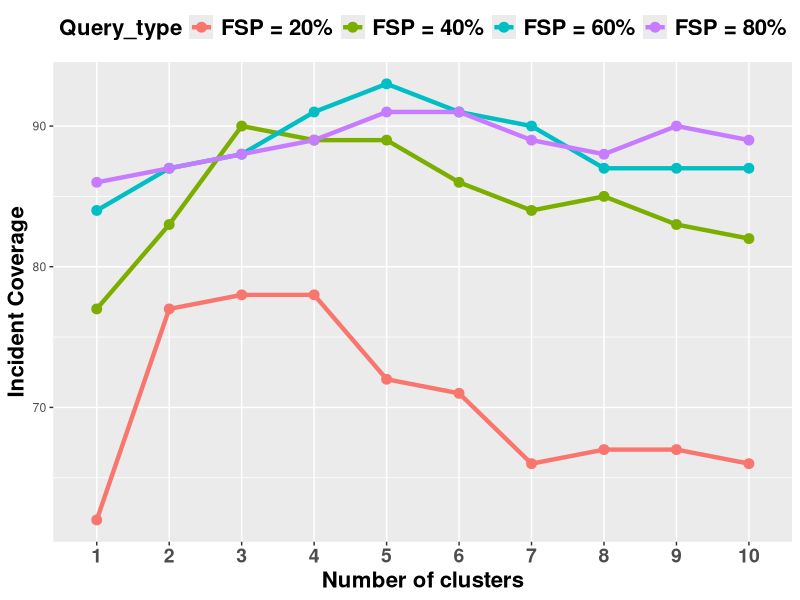

Generate this figure with R:
library(ggplot2)

clust_cnt = c(1, 2, 3, 4, 5, 6, 7, 8, 9, 10)


firstStage_0.2 = c(61.84, 77.05, 78.21, 77.65, 72.16, 70.9, 65.78, 67, 66.94, 65.98)
firstStage_0.2_rounded = c(62, 77, 78, 78, 72, 71, 66, 67, 67, 66)

firstStage_0.4 = c(77.27, 82.53, 89.98, 89.15, 88.97, 85.54, 84.41, 84.58, 82.55, 82.17)
firstStage_0.4_rounded = c(77, 83, 90, 89, 89, 86, 84, 85, 83, 82)

firstStage_0.6 = c(83.55, 87.26, 88.37, 90.94, 92.6, 90.73, 89.56, 86.78, 87.18, 86.85)
firstStage_0.6_rounded = c(84, 87, 88, 91, 93, 91, 90, 87, 87, 87)

firstStage_0.8 = c(86.29, 86.95, 88.37, 89.42, 91.37, 91.15, 89.21, 88.35, 89.75, 89.29)
firstStage_0.8_rounded = c(86, 87, 88, 89, 91, 91, 89, 88, 90, 89)


df1 <- data.frame(Clust_Cnt = factor(c(rep(clust_cnt, 4))),
                  Incident_Coverage = c(firstStage_0.2_rounded, firstStage_0.4_rounded, firstStage_0.6_rounded, firstStage_0.8_rounded), 
                  Query_type = factor(rep(c("FSP = 20%","FSP = 40%","FSP = 60%","FSP = 80%"), each=10)))
df1


# Map sex to color
ggplot(data=df1, aes(x=Clust_Cnt, y=Incident_Coverage, group=Query_type, colour=Query_type)) +
  geom_line(size=1.5) +
  geom_point(size=3)+
  labs(x = "Number of clusters", y = "Incident Coverage", linetype='Query Type:')+
  theme(axis.title.y = element_text(size = 16, face = 'bold'), axis.title.x = element_text(size = 16, face = 'bold'), axis.text.x = element_text(size = 14, face = 'bold'))+
  scale_fill_discrete(name = "Query Type:") + theme(legend.text=element_text(size=16, face = 'bold'), legend.title = element_text(size=16, face = 'bold')) + theme(legend.position="top")







### reshape this to give a column indicating group
#df2 <- with(df1,
 #           as.data.frame(cbind( c(clust_cnt_0.2, clust_cnt_0.4, clust_cnt_0.6, clust_cnt_0.8),
#                                 c(firstStage_0.2, firstStage_0.4, firstStage_0.6, firstStage_0.8),
 #                                rep(c("firstStage0.2","firstStage0.4","firstStage0.6","firstStage0.8"), each=10) )
  #          ))
#colnames(df2) <- c("Cluster_Count","Spatial_Coverage","Querying_Technique_Variations")
#df2$Querying_Technique_Variations <- as.factor(df2$Querying_Technique_Variations)
#ggplot(df2, aes(Cluster_Count)) + geom_line(aes(y= Spatial_Coverage))


#df1 = data.frame(firstStage_0.2, firstStage_0.4, firstStage_0.6, firstStage_0.8)

#ggplot(df1, aes(clust_cnt)) + 
#  geom_line(aes(y = firstStage_0.2)) + 
#  geom_line(aes(y = firstStage_0.4)) +
#  geom_line(aes(y = firstStage_0.6)) + 
#  geom_line(aes(y = firstStage_0.8)) 
